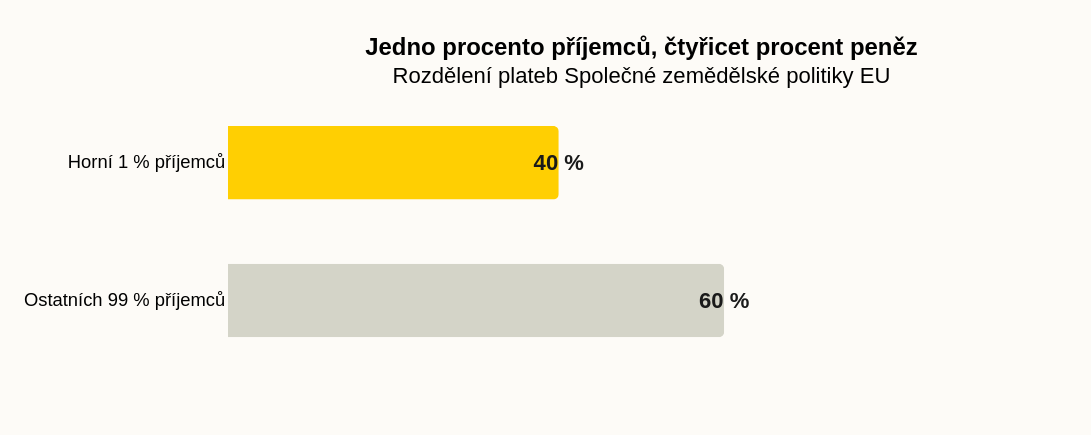

This figure's Vega-Lite source:
### Vega-Lite specification from a JSON file in a GitHub repository (floating-point values rounded to 4 significant figures)
{"_source": "SZIF / Greenpeace EU 2026", "$schema": "https://vega.github.io/schema/vega-lite/v5.json", "description": "Podíl zemědělských dotací podle velikosti příjemců", "width": 450, "height": 150, "padding": {"top": 20, "left": 12, "right": 20, "bottom": 36}, "autosize": {"type": "pad", "resize": true}, "background": "#fdfbf7", "title": {"text": "Jedno procento příjemců, čtyřicet procent peněz", "subtitle": "Rozdělení plateb Společné zemědělské politiky EU"}, "data": {"values": [{"skupina": "Horní 1 % příjemců", "podil": 40, "poradi": 1, "label": "40 %"}, {"skupina": "Ostatních 99 % příjemců", "podil": 60, "poradi": 2, "label": "60 %"}]}, "layer": [{"mark": {"type": "bar", "tooltip": true, "cornerRadiusEnd": 3, "height": 40}, "encoding": {"x": {"field": "podil", "type": "quantitative", "title": null, "scale": {"domain": [0, 100]}, "axis": {"grid": false, "domain": false, "ticks": false, "labels": false}}, "y": {"field": "skupina", "type": "nominal", "title": null, "axis": {"domain": false, "ticks": false}, "sort": {"field": "poradi"}}, "color": {"field": "skupina", "type": "nominal", "scale": {"domain": ["Horní 1 % příjemců", "Ostatních 99 % příjemců"], "range": ["#ffcf02", "#d4d4c8"]}, "legend": null}}}, {"mark": {"type": "text", "align": "center", "baseline": "middle", "fontSize": 12, "fontWeight": "bold"}, "encoding": {"x": {"field": "podil", "type": "quantitative", "scale": {"domain": [0, 100]}}, "dx": {"value": 16}, "y": {"field": "skupina", "type": "nominal", "sort": {"field": "poradi"}}, "text": {"field": "label"}, "color": {"value": "#1a1a1a"}}}], "config": {"view": {"stroke": "transparent"}}}
